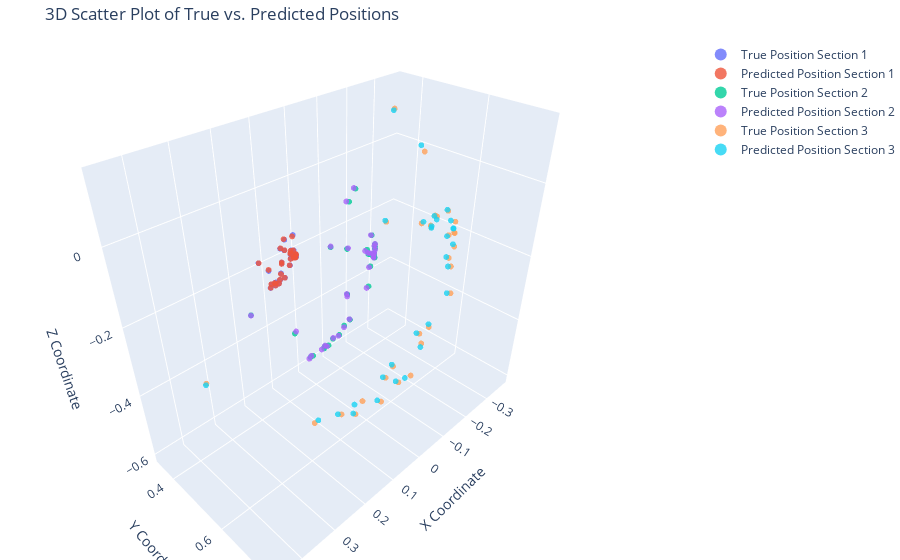

The code cell stored with this chart in its notebook:
### Code cell
# Create a 3D scatter plot of the predicted positions
# Of all 3 sections (low, middle, up)
import plotly.graph_objects as go

fig = go.Figure()

for section_name, start_idx in sections.items():
    fig.add_trace(go.Scatter3d(
        x=Y_test_original[:30, start_idx], y=Y_test_original[:, start_idx + 1], z=Y_test_original[:, start_idx + 2],
        mode='markers',
        name=f'True Position {section_name}',
        marker=dict(size=2, opacity=0.8)
    ))

    fig.add_trace(go.Scatter3d(
        x=Y_pred_test_original[:30, start_idx], y=Y_pred_test_original[:, start_idx + 1], z=Y_pred_test_original[:, start_idx + 2],
        mode='markers',
        name=f'Predicted Position {section_name}',
        marker=dict(size=2, opacity=0.8)
    ))
    
# Set the layout of the plot
fig.update_layout(
    title='3D Scatter Plot of True vs. Predicted Positions',
    scene=dict(
        xaxis_title='X Coordinate',
        yaxis_title='Y Coordinate',
        zaxis_title='Z Coordinate'
    ),
    
    margin=dict(l=0, r=0, b=0, t=40),
    legend=dict(itemsizing='constant', bgcolor="rgba(255,255,255,0.8)")
)

fig.show()

### Figure 1 — Plotly figure (JSON) as saved in the notebook; plotly's stock layout.template omitted (floating-point values rounded to 4 significant figures; data arrays with more than 128 entries replaced by an {"elided": "..."} marker saying what was removed)
{"data": [{"marker": {"opacity": 0.8, "size": 2}, "mode": "markers", "name": "True Position Section 1", "type": "scatter3d", "x": [0.06227, 0.07327, 0.08124, 0.07552, 0.05298, 0.002648, 0.02649, 0.0008042, 0.03766, 0.01145, 0.06491, 0.06356, 0.1294, 0.01925, 0.006076, 0.06277, 0.04201, 0.08907, 0.02756, 0.02965, 0.09291, 0.01126, 9.074e-06, 0.06163, 0.02986, 0.0006393, 0.06677, 0.1024, 0.01112, 0.0002381], "y": {"elided": "1800 float values"}, "z": {"elided": "1800 float values"}}, {"marker": {"opacity": 0.8, "size": 2}, "mode": "markers", "name": "Predicted Position Section 1", "type": "scatter3d", "x": [0.06353, 0.07225, 0.08309, 0.07656, 0.05104, 0.00387, 0.02747, 0.002505, 0.04007, 0.01238, 0.06319, 0.06545, 0.1292, 0.02264, 0.009635, 0.06308, 0.04238, 0.08906, 0.0282, 0.03107, 0.09364, 0.01295, 0.002216, 0.06144, 0.03085, 0.0007393, 0.06652, 0.102, 0.0116, 0.001161], "y": {"elided": "1800 float values"}, "z": {"elided": "1800 float values"}}, {"marker": {"opacity": 0.8, "size": 2}, "mode": "markers", "name": "True Position Section 2", "type": "scatter3d", "x": [0.04017, 0.02421, 0.05772, 0.06109, 0.02609, -0.1518, -0.07544, -0.162, -0.04942, -0.1299, 0.07306, 0.0421, 0.2717, -0.061, -0.1016, 0.002408, -0.06163, 0.07312, -0.07817, -0.06247, 0.0907, -0.1136, -0.1637, -0.008028, -0.08133, -0.1542, 0.03046, 0.1839, -0.1303, -0.1596], "y": {"elided": "1800 float values"}, "z": {"elided": "1800 float values"}}, {"marker": {"opacity": 0.8, "size": 2}, "mode": "markers", "name": "Predicted Position Section 2", "type": "scatter3d", "x": [0.04132, 0.02177, 0.06433, 0.06367, 0.02233, -0.1503, -0.07334, -0.1586, -0.04187, -0.1275, 0.07124, 0.04586, 0.2717, -0.05321, -0.09359, 0.005281, -0.06231, 0.07795, -0.07309, -0.06, 0.09694, -0.1105, -0.159, -0.009859, -0.07733, -0.1559, 0.02945, 0.1813, -0.1266, -0.1558], "y": {"elided": "1800 float values"}, "z": {"elided": "1800 float values"}}, {"marker": {"opacity": 0.8, "size": 2}, "mode": "markers", "name": "True Position Section 3", "type": "scatter3d", "x": [0.006312, -0.1009, -0.01029, -0.003513, -0.01877, -0.3522, -0.23, -0.3676, -0.2088, -0.2928, 0.08049, -0.007267, 0.4536, -0.1349, -0.2184, -0.0781, -0.2146, 0.02207, -0.2376, -0.2047, 0.05111, -0.2585, -0.3695, -0.1438, -0.2166, -0.3182, -0.04888, 0.2674, -0.3034, -0.3625], "y": {"elided": "1800 float values"}, "z": {"elided": "1800 float values"}}, {"marker": {"opacity": 0.8, "size": 2}, "mode": "markers", "name": "Predicted Position Section 3", "type": "scatter3d", "x": [0.009072, -0.09543, 0.007795, -0.000586, -0.02551, -0.3536, -0.2253, -0.3701, -0.2009, -0.2862, 0.07713, -0.004305, 0.454, -0.1288, -0.208, -0.07457, -0.2132, 0.02599, -0.2342, -0.2013, 0.06054, -0.2524, -0.3713, -0.1446, -0.2128, -0.3229, -0.04511, 0.2596, -0.2984, -0.3621], "y": {"elided": "1800 float values"}, "z": {"elided": "1800 float values"}}], "layout": {"legend": {"bgcolor": "rgba(255,255,255,0.8)", "itemsizing": "constant"}, "margin": {"b": 0, "l": 0, "r": 0, "t": 40}, "scene": {"xaxis": {"title": {"text": "X Coordinate"}}, "yaxis": {"title": {"text": "Y Coordinate"}}, "zaxis": {"title": {"text": "Z Coordinate"}}}, "title": {"text": "3D Scatter Plot of True vs. Predicted Positions"}}}
